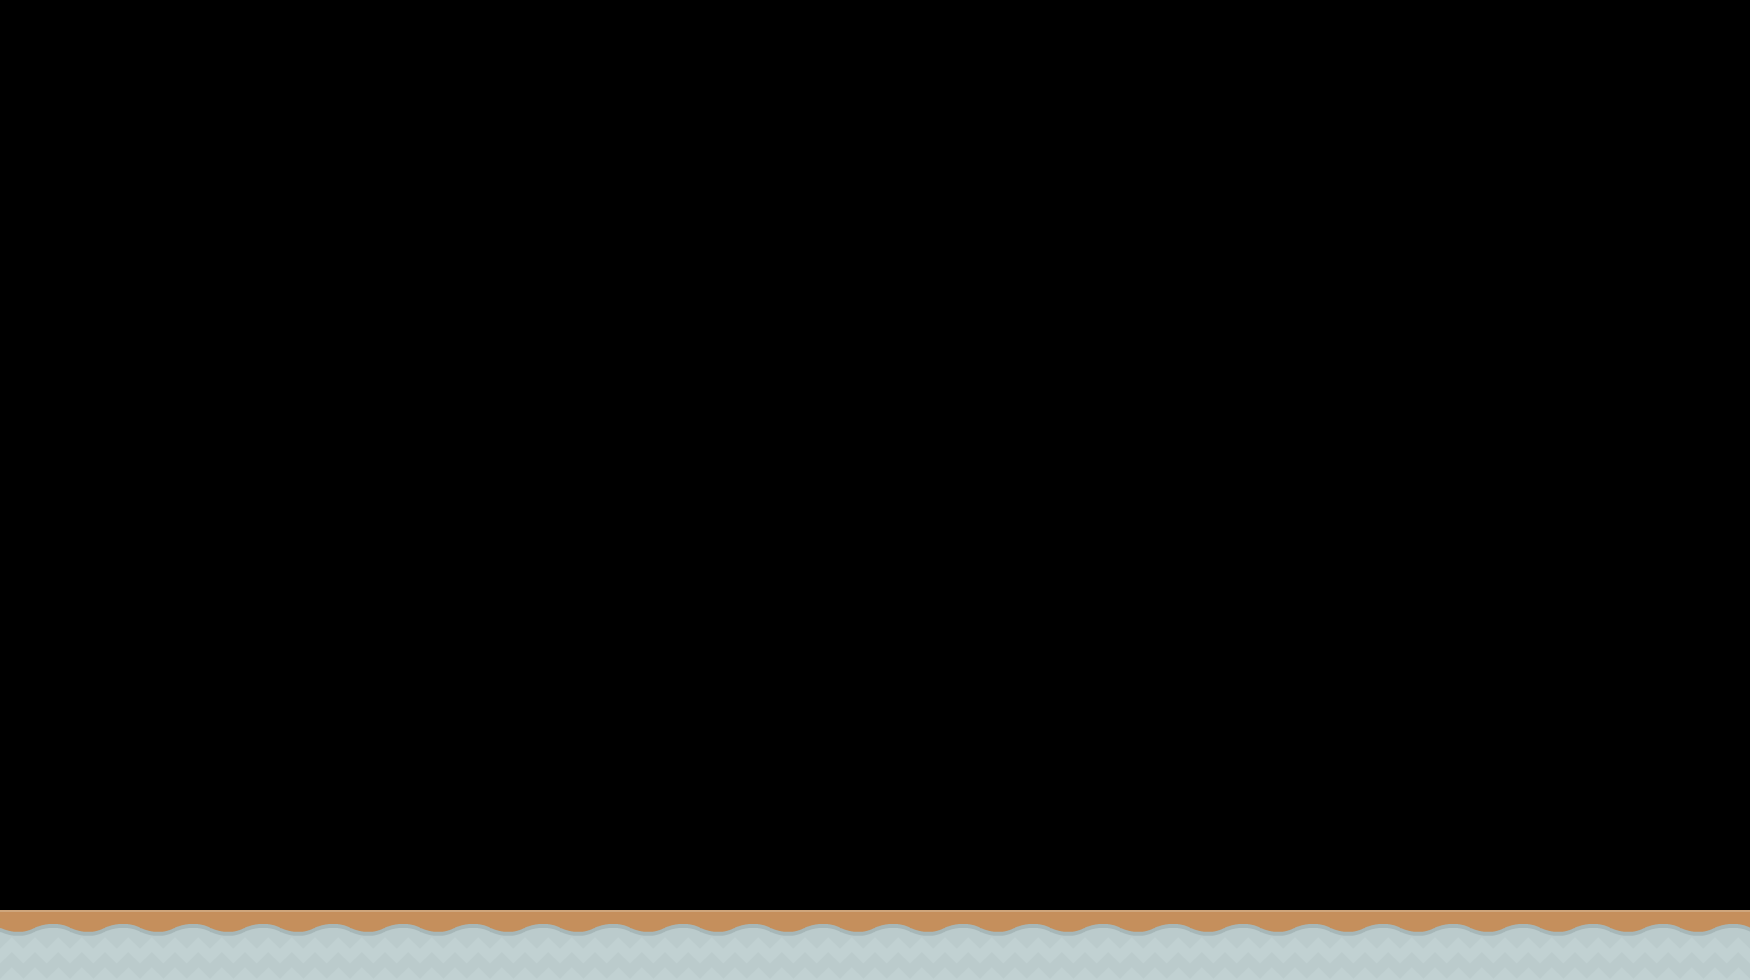

This is a level from a 2D game, rendered from its Tiled map with the project's own tilesets. A one-line summary and the map file follow, with tile-layer data summarised:
An orthogonal 25x14 tile map with 70x70 px tiles, 1 tile layer (Camada de Tiles 1).

<map version="1.0" tiledversion="1.1.5" orientation="orthogonal" renderorder="right-down" width="25" height="14" tilewidth="70" tileheight="70" infinite="0" nextobjectid="1">
 <tileset firstgid="1" source="../tiles/dirty/Dirty_tiles.tsx" />
 <layer name="Camada de Tiles 1" width="25" height="14">
  <data>[350 cells, 25 non-empty, 1 distinct tile ids]</data>
 </layer>
</map>
